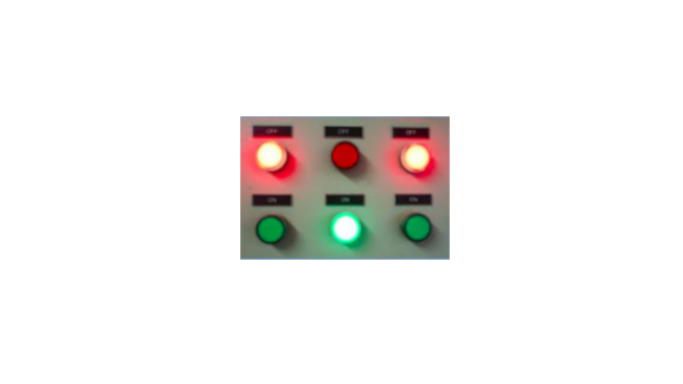
//> input picture pbl1/painel.png, 1366 x 768 px (shown at 1/2 size)
$ ./code painel.png   (built with g++ and OpenCV 4)
//> lines starting //> are read from the running program, lines starting //| are printed output that depends on the picture; after the words box and inside, x2 and y2 are one past the last pixel; in counts of white or black regions, pixels touching at a corner belong together
#include "opencv2/imgcodecs.hpp"
#include "opencv2/highgui.hpp"
#include "opencv2/imgproc.hpp"
#include <iostream>

using namespace cv;
using namespace std;

int val_med, val_bil, i;
Mat imgMed, img, dst, imgHSV;

vector<Mat> channels(3);

// [13 lines of commented-out code are left out]

int main( int argc, char* argv[] )
{
	char* imageName = argv[1];

   	img = imread(imageName, IMREAD_COLOR);
//> img is the input picture: 768 rows x 1366 cols, CV_8UC3; mean B, G, R 238, 239.7, 241.6

	namedWindow("Original Image",WINDOW_NORMAL);

	moveWindow("Original Image",100,0);


	// [4 lines of commented-out code are left out]


    cvtColor(img, imgHSV, COLOR_BGR2HSV);
//> imgHSV: 768 rows x 1366 cols, CV_8UC3; mean H, S, V 6.5, 10.4, 243.6
    split(img, channels);
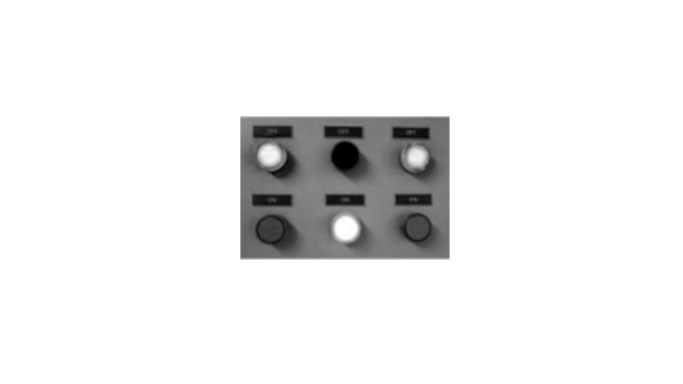
//> channels[0]: 768 rows x 1366 cols, CV_8UC1 (shown at 1/2 size); min 0, max 255, mean 238
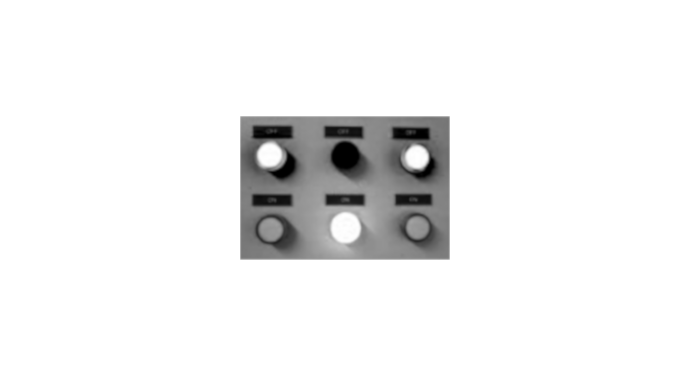
//> channels[1]: 768 rows x 1366 cols, CV_8UC1 (shown at 1/2 size); min 0, max 255, mean 239.7
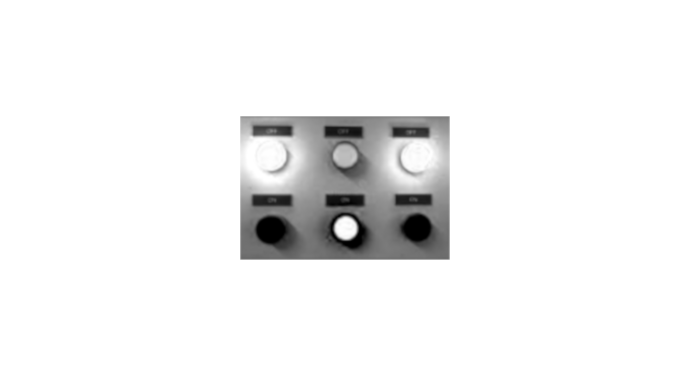
//> channels[2]: 768 rows x 1366 cols, CV_8UC1 (shown at 1/2 size); min 0, max 255, mean 241.6

    namedWindow("channel_1", WINDOW_NORMAL);
	namedWindow("channel_2", WINDOW_NORMAL);
	namedWindow("channel_3", WINDOW_NORMAL);


	imshow("Original Image", img);
	imshow("channel_1", channels[0]);
	imshow("channel_2", channels[1]); // Melhor canal, aparentemente
	imshow("channel_3", channels[2]);

	waitKey(0);
	destroyAllWindows();

	medianBlur(channels[0],imgMed,17);
    bilateralFilter(imgMed,dst,31,62,15.5);

	namedWindow("Result Image",WINDOW_NORMAL);
	resizeWindow("Result Image",Size(700,700));
	moveWindow("Result Image",500,0);
    imshow("Result Image",dst);

	waitKey(0);

    Mat imgThresholded;
    // [27 lines of commented-out code are left out]

	namedWindow("Thresholded Image",WINDOW_NORMAL);
	inRange(dst, Scalar(0, 0, 0), Scalar(179, 0, 0), imgThresholded);
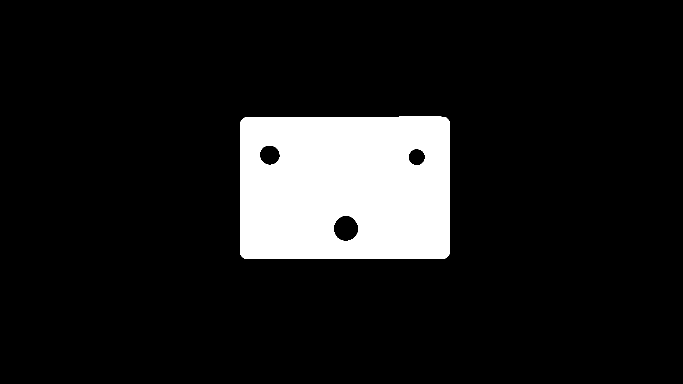
//> imgThresholded: 768 rows x 1366 cols, CV_8UC1 (shown at 1/2 size); 10.9% white; 1 white region, box (x1, y1, x2, y2) and area: (481, 233, 899, 518) 114664
    imshow("Thresholded Image", imgThresholded);

	waitKey(0);

	dst.release();
	imgMed.release();
    img.release();
	return 0;
}
